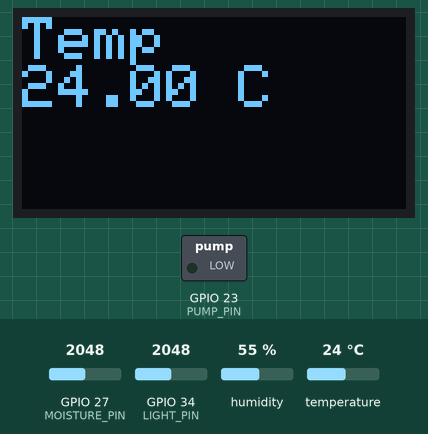
The sketch below on a simulated ESP32. On the bench: 128×64 one-colour display, switched loads named in the sketch (green lamp = pin HIGH). Inputs (shaded band) come from the test bench; at power-on: GPIO 27 (MOISTURE_PIN) = 2048, humidity 55 %, GPIO 34 (LIGHT_PIN) = 2048, temperature 24 °C. What the sketch prints to the serial monitor is not drawn.

Above: at 3.2 s.
3.3 s: GPIO 27 (MOISTURE_PIN) set to 3742
At 7.3 s:
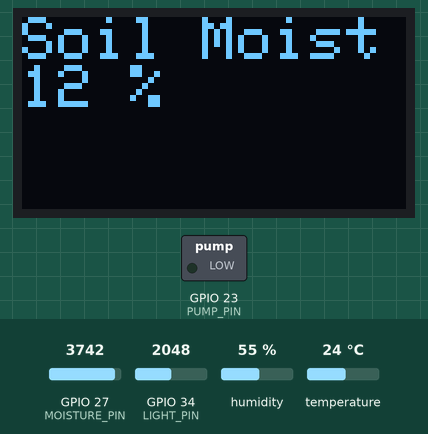
15.7 s: GPIO 27 (MOISTURE_PIN) set to 3885
At 25.3 s:
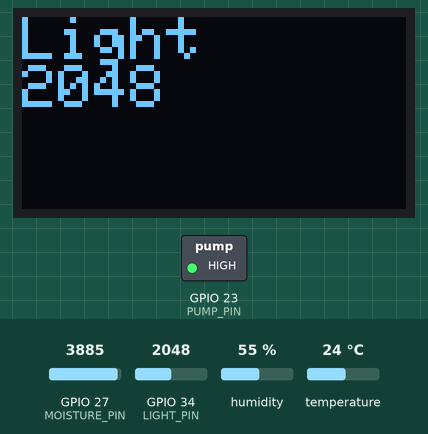
29.7 s: humidity set to 22 %
At 37.0 s:
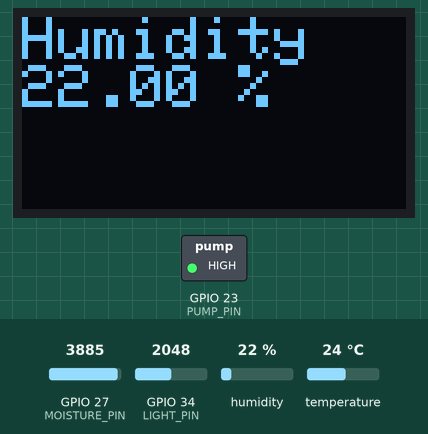
42.1 s: GPIO 34 (LIGHT_PIN) set to 2866
At 50.2 s:
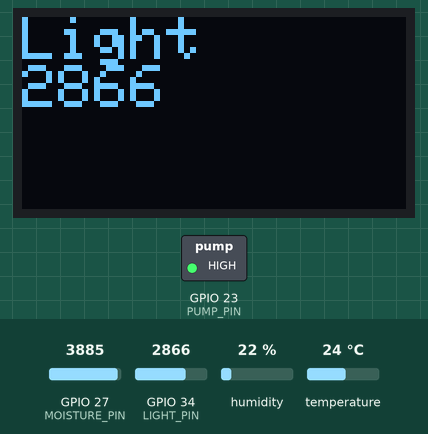
52.3 s: temperature set to 12 °C
At 59.5 s:
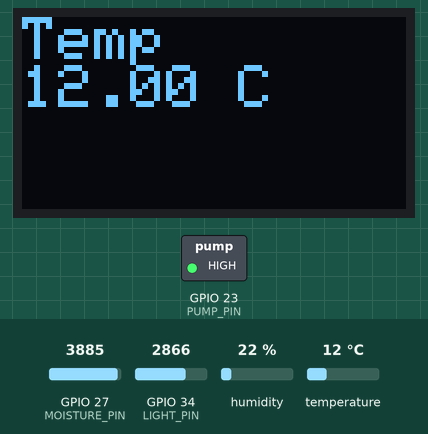
62.5 s: GPIO 34 (LIGHT_PIN) set to 3972
At 65.7 s:
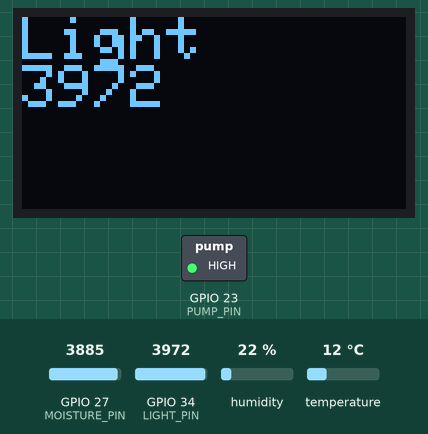
Timing chart, 0 to 67.2 s (numbered marks = the images above; inputs shaded):
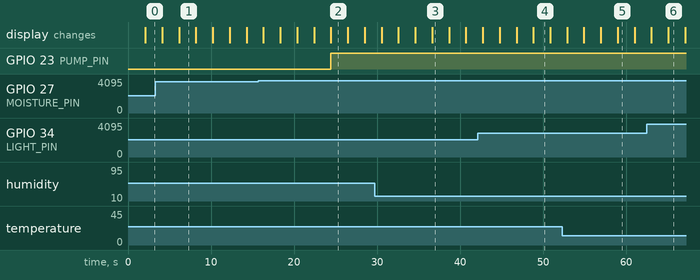

Measured:
- the behaviour switches between 3812 and 3813 on GPIO 27 (MOISTURE_PIN) (found by bisection; images 1 and 2)
- after the input at 15.7 s, GPIO 23 (PUMP_PIN): LOW → HIGH after 8.7 s
- what the display in image 1 shows lasts 2.0 s, from 6.2 s to 8.2 s

The sketch:

plant_alive.ino
```cpp
#include <Wire.h>
#include <Adafruit_GFX.h>
#include <Adafruit_SSD1306.h>
#include <DHT.h>

// display setting
#define OLED_ADDR   0x3C
#define SCREEN_WIDTH 128
#define SCREEN_HEIGHT 64
#define SCREEN_DELAY_MS 2000
Adafruit_SSD1306 display(SCREEN_WIDTH, SCREEN_HEIGHT, &Wire, -1);

// soil moisture setting
#define MOISTURE_PIN 27
#define AIR_VALUE 4095 // lower bound
#define WATER_VALUE 1270 // upper bound

// temp and humid setting
#define DHTPIN 18
#define DHTTYPE DHT11
DHT dht(DHTPIN,DHTTYPE);

// pump setting
#define PUMP_PIN 23
#define PUMP_ON_LEVEL 10
#define PUMP_OFF_LEVEL 45
bool pumpRunning = false;

// light setting
#define LIGHT_PIN 34


void setup() {
  // initiate components
  Serial.begin(115200);
  dht.begin();
  Wire.begin(21, 22);

  pinMode(MOISTURE_PIN, INPUT);
  pinMode(LIGHT_PIN, INPUT);
  pinMode(PUMP_PIN, OUTPUT);
  digitalWrite(PUMP_PIN, LOW);

  // initiate display
  display.begin(SSD1306_SWITCHCAPVCC, OLED_ADDR);
  display.clearDisplay();
  display.setTextColor(WHITE);
  display.setTextSize(2);
  display.setCursor(4, 24);
  display.println("PlantAlive");
  display.display();

  delay(SCREEN_DELAY_MS);
  display.clearDisplay();
}

void loop() {
  // read DHT sensor data
  float temp = dht.readTemperature();
  float humidity = dht.readHumidity();
  bool dhtValid = !isnan(temp) && !isnan(humidity);

  if (dhtValid) {
    Serial.print("Temp: ");
    Serial.print(temp);
    Serial.print(" C, Humidity: ");
    Serial.print(humidity);
    Serial.println(" %");
  } else {
    Serial.println("DHT read failed");
  }


  // display the data
  display.clearDisplay();
  display.setTextSize(2);
  display.setCursor(0, 0);

  display.println("Temp");
  if (dhtValid) {
    display.print(temp);
    display.println(" C");
  } else {
    display.println("Error");
  }

  display.display();
  delay(SCREEN_DELAY_MS);

  display.clearDisplay();
  display.setCursor(0, 0);

  display.println("Humidity");
  if (dhtValid) {
    display.print(humidity);
    display.println(" %");
  } else {
    display.println("Error");
  }
  display.display();
  delay(SCREEN_DELAY_MS);

  // read moisture sensor data
  int moistureRaw = analogRead(MOISTURE_PIN);

  Serial.print("Raw: ");
  Serial.print(moistureRaw);

  // calibrate
  int moisturePercent = map(moistureRaw, AIR_VALUE, WATER_VALUE, 0, 100);
  moisturePercent = constrain(moisturePercent, 0, 100);

  Serial.print("Moisture: ");
  Serial.print(moisturePercent);
  Serial.println(" % ");

  // display data
  display.clearDisplay();
  display.setTextColor(WHITE);
  display.setTextSize(2);
  display.setCursor(0, 0);

  display.println("Soil Moist");
  display.print(moisturePercent);
  display.println(" % ");

  display.display();
  delay(SCREEN_DELAY_MS);

  // pump control logic
  if (!pumpRunning && moisturePercent < PUMP_ON_LEVEL) {
    digitalWrite(PUMP_PIN, HIGH);
    pumpRunning = true;
    Serial.print("Pump on");
  }

  if (pumpRunning && moisturePercent >= PUMP_OFF_LEVEL) {
    digitalWrite(PUMP_PIN, LOW);
    pumpRunning = false;
    Serial.print("pump off");
  }

  // read light data
  int lightRaw = analogRead(LIGHT_PIN);

  Serial.print("Light: ");
  Serial.println(lightRaw);

  // display light data
  display.clearDisplay();
  display.setTextColor(WHITE);
  display.setTextSize(2);
  display.setCursor(0, 0);

  display.println("Light");
  display.println(lightRaw);

  display.display();
  delay(SCREEN_DELAY_MS);
}
```
